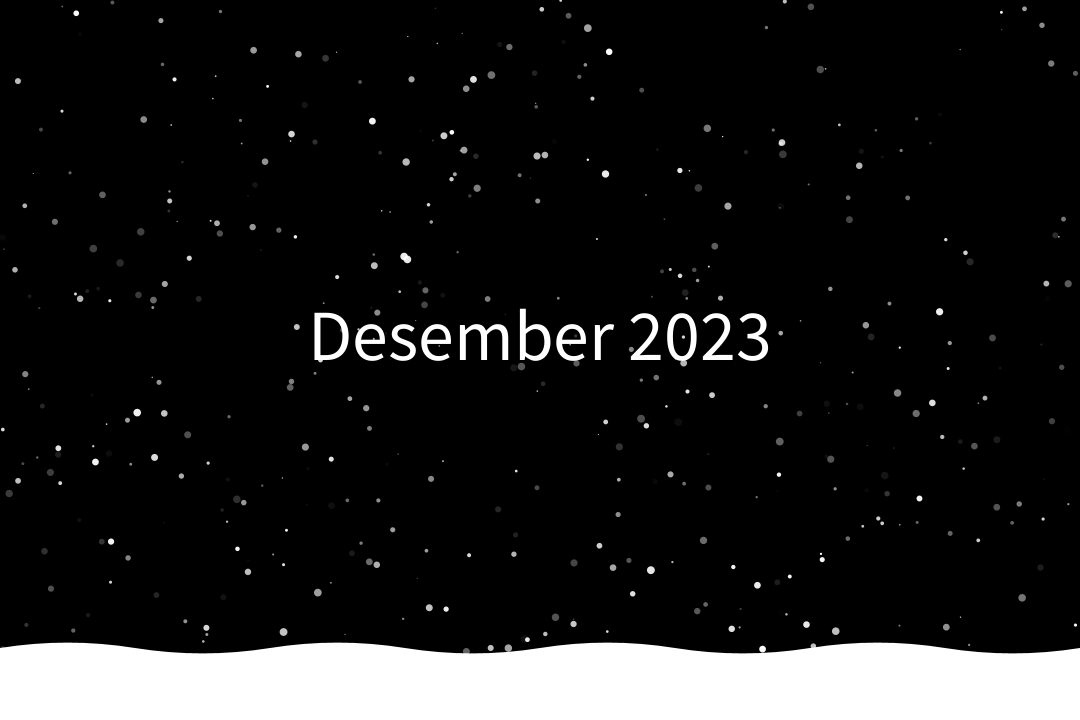
Frame 1 (no input)
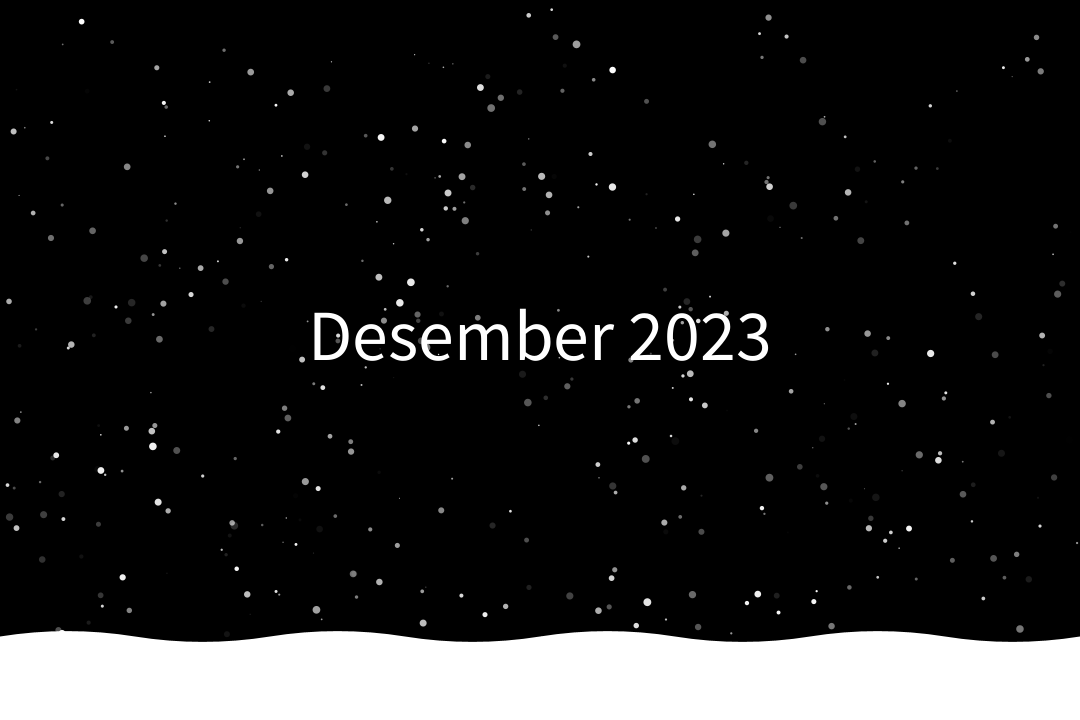
Frame 60 (the mouse pressed at the canvas centre just before this capture)
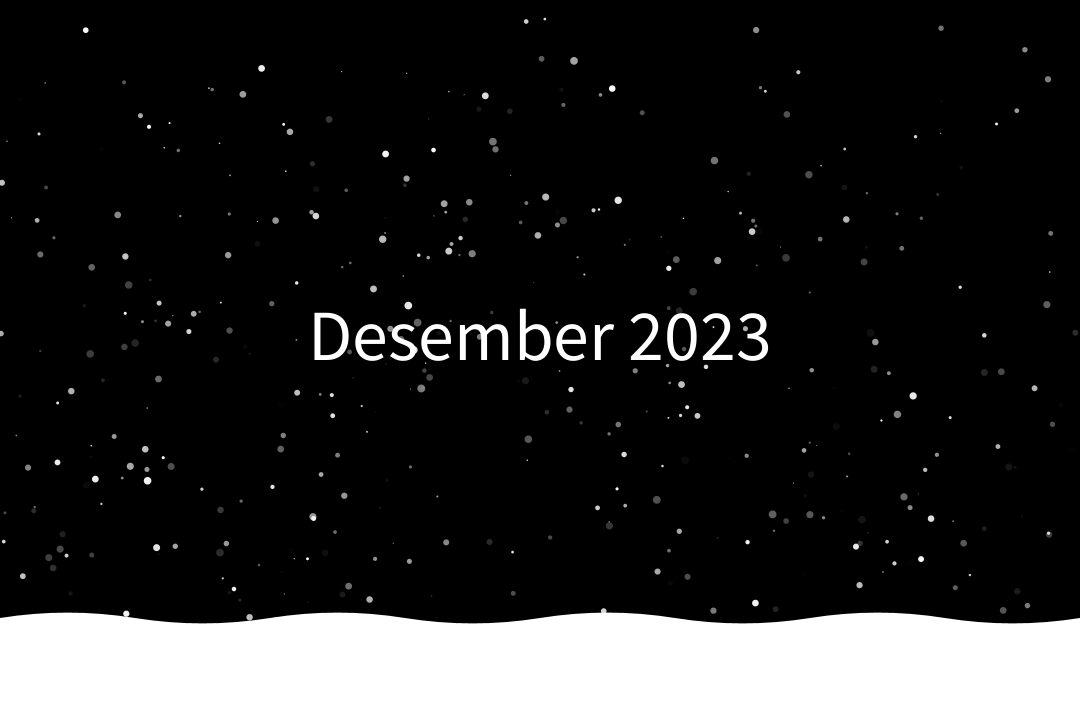
Frame 120 (the mouse held since frame 60 and released just before this capture)

The Processing sketch that drew these frames (run headless with seeded random() and noise(); from frame 60 on, the mouse is pressed at the canvas centre):

// Processing sketch: December
// ── December.pde
ArrayList<Dust> dusts = new ArrayList<Dust>();
int snowDepth = 0;

void setup() {
    size(1080, 720);
    background(0);
    noStroke();
    textSize(72);
    textAlign(CENTER);

    for(int i = 0; i < 500; i++) {
        dusts.add(new Dust(random(0, width), random(0, height), random(1, 8)));
    }
}

void draw() {
    background(0);

    fill(255);
    text("Desember 2023", width / 2, height / 2);

    drawGround(snowDepth);

    int index = 0;
    for(Dust dust : dusts) {
        snowDepth += dust.update(frameCount * 0.01 + index);
        dust.display();
        index++;
    }
}

void drawGround(int snowDepth) {
    fill(255);

    float waveHeight = height * 0.9 - (snowDepth * 0.5);
    int waveCount = 8;
    float waveUnit = width / waveCount;

    beginShape();
    vertex(0, height);
    vertex(0, waveHeight);
    for(int i = 1; i <= waveCount; i++) {
        float waveUnitStart = waveUnit * (i - 1);
        float waveUnitEnd = waveUnit * i;
        float positive = i % 2 == 0 ? 1 : -1;
        float waveControlHeight = waveHeight + (positive * height * 0.01);
        bezierVertex(waveUnitStart + waveUnit / 3, waveControlHeight, waveUnitEnd - waveUnit / 3, waveControlHeight, waveUnitEnd, waveHeight);
    }
    vertex(width, height);
    endShape();
}

class Dust {
    float x, y, size;
    float alpha;
    float fallSpeed;

    float alphaRange = 0.5;

    Dust(float x, float y, float size) {
        this.x = x;
        this.y = y;
        this.size = size;
        this.alpha = random(0, 255);
        this.fallSpeed = random(0.1, 1);
    }

    int update(float seed) {
        this.x += noise(seed) - 0.5;
        this.y += fallSpeed;
        this.alpha += random(-alphaRange, alphaRange);

        if(this.alpha > 255) {
            this.alpha = 255;
        } else if(this.alpha < 0) {
            this.alpha = 0;
        }

        if(this.y > height || this.x > width || this.x < 0) {
            this.x = random(0, width);
            this.y = random(0, height);
            this.alpha = random(0, 255);
            return 1;
        }

        return 0;
    }

    void display() {
        fill(255, 255, 255, this.alpha);
        ellipse(this.x, this.y, this.size, this.size);
    }
}

void keyPressed() {
    if(key == 's') {
        String timeStamp = str(year()) + nf(month(), 2) + nf(day(), 2) + nf(hour(), 2) + nf(minute(), 2) + nf(second(), 2);
        save("frame/" + timeStamp + ".png");
    }
}
